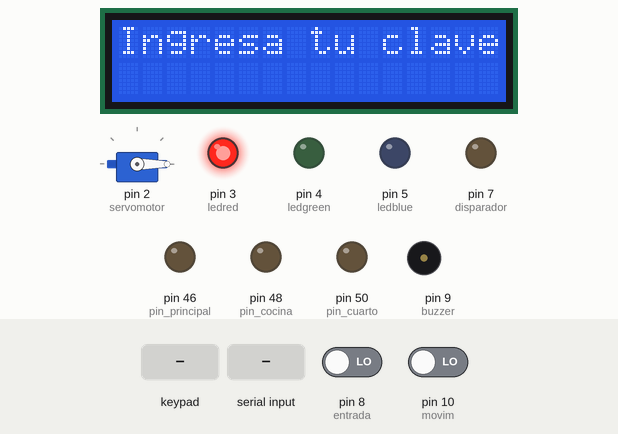
The sketch below on a simulated Arduino Mega 2560, built with avr-gcc and run on an emulated ATmega2560. Parts: servo, 16×2 character LCD, output pins drawn as LEDs (lit = HIGH), buzzer (waves = sounding). Inputs (shaded band) come from the test bench; at power-on: pin 8 (entrada) LOW, pin 10 (movim) LOW.

Above: at 1.2 s.
1.3 s: keypad keys 1 2 3 4 A pressed 0.4 s apart
At 3.3 s:
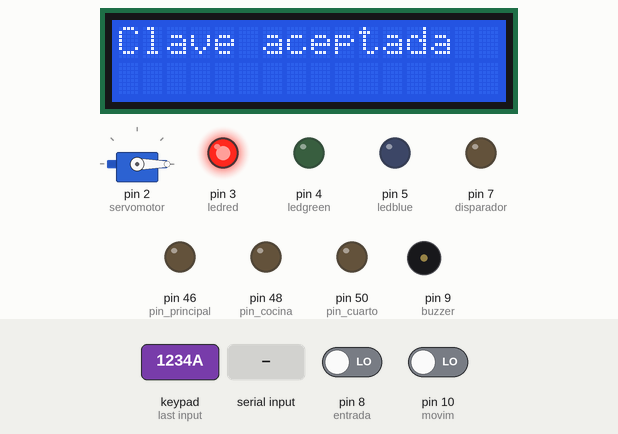
6.3 s: byte 97 ('a') received over Serial
At 7.6 s:
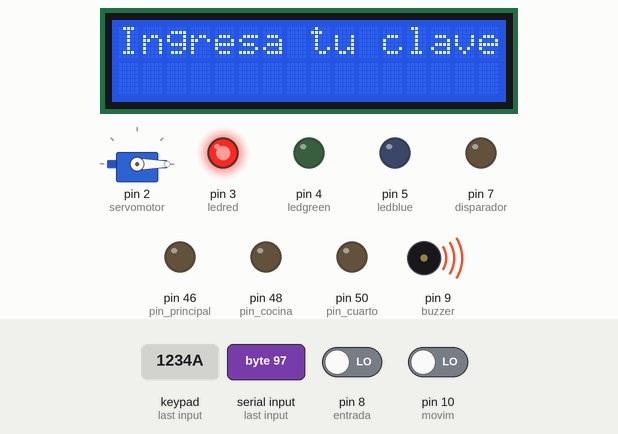
9.3 s: key 'A' pressed
At 10.1 s:
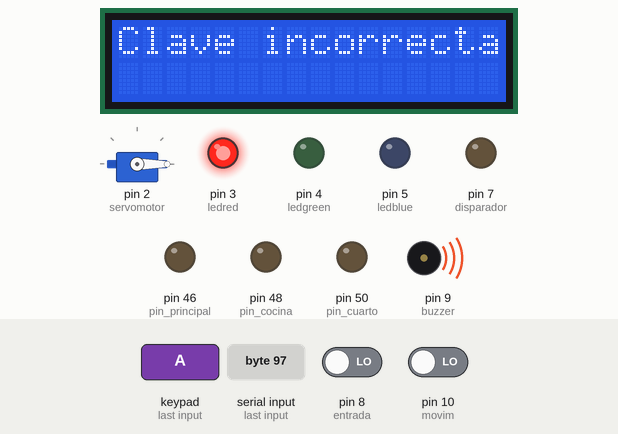
12.3 s: keypad keys 3 9 4 1 4 3 4 5 pressed 0.4 s apart
At 15.6 s:
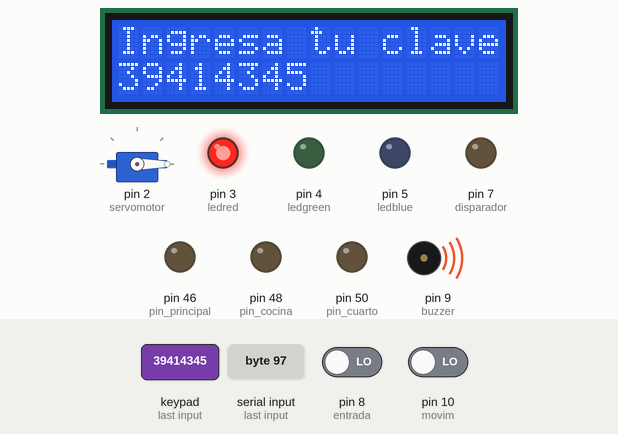
18.5 s: keypad keys 3 9 4 1 4 3 4 5 * pressed 0.4 s apart
At 21.8 s:
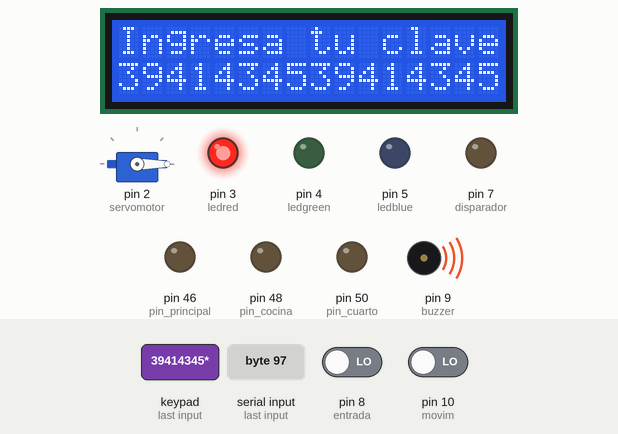
25.1 s: key '1' pressed
Timing chart, 0 to 28.1 s (numbered marks = the images above; inputs shaded):
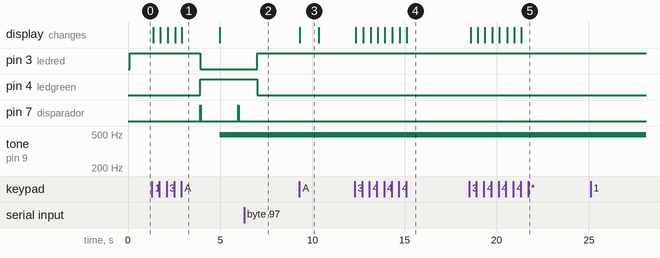

Measured:
- after the input at 1.3 s, pin 3 (ledred): HIGH → LOW after 2.6 s; pin 4 (ledgreen): LOW → HIGH after 2.6 s; pin 7 (disparador): alternates HIGH for 0.03 s and LOW for 2.0 s, starting after 2.6 s; tone on pin 9 (buzzer): silent → 490 Hz after 3.7 s; the display: first changes after 0.06 s (image 1 shows a later state)
- after the input at 6.3 s, pin 3 (ledred): LOW → HIGH after 0.72 s; pin 4 (ledgreen): HIGH → LOW after 0.72 s; pin 7 (disparador): stays LOW (without the input it goes to HIGH after 1.7 s)
- after the input at 9.3 s, the display: changes at once (image 3)
- after the input at 12.3 s, the display: first changes after 0.06 s (image 4 shows a later state)
- after the input at 18.5 s, the display: first changes after 0.09 s (image 5 shows a later state)
- after the input at 25.1 s, every drawn part: stays the same
- what the display in image 1 shows lasts 2.1 s, from 2.9 s to 5.0 s
- what the display in image 3 shows lasts 1.0 s, from 9.3 s to 10.3 s

The sketch:

Proyecto.ino
```cpp
#include <Servo.h> //importar librería de Servomotor
//#include <LiquidCrystal.h> //importar lcd library
#include <Keypad.h> //importar keypad library
#include <SoftwareSerial.h>
#include <Wire.h>
#include <LCD.h>
#include <LiquidCrystal_I2C.h>
SoftwareSerial BT(0,1); //10 RX, 11 TX.
int ledred=3; //Pin LED Red
int ledgreen=4;//Pin LED Green
int ledblue=5; //Pin LED Blue


const byte ROWS = 4; // four rows
const byte COLS = 4; // four columns

//define the keymap
char keys [ROWS] [COLS] = {
  {'1', '2', '3', 'A'},
  {'4', '5', '6', 'B'},
  {'7', '8', '9', 'C'},
  {'*', '0', '=', 'E'}
};

byte rowPins[ROWS] = {
  39 ,41 ,43 ,45}; //connect keypad ROW1, ROW2, ROW3, ROW4 to these arduino pins
byte colPins[COLS] = {
  37, 35, 33, 31}; //connect keypad COL1, COL2, COL3, COL4 to these arduino pins


Keypad myKeypad = Keypad( makeKeymap(keys), rowPins, colPins, ROWS, COLS );


Servo servomotor;
String clave="1234";
String intento;
boolean encendidoCuarto=false;
boolean encendidoCocina=false;
boolean encendidoprincipal=false;
boolean encendidocomedor=false;
boolean peligro=false;
  int pin_comedor=52;
  int pin_cuarto=50;
  int pin_cocina=48;
  int pin_principal=46;
  int lectura,luz;
  int Sensor=A0;
  int movim=10;
  boolean activo=false;
  boolean s_activo=false;
long tiempo;
int disparador = 7;
int entrada = 8;
float distancia;
int buzzer=9;
int blanc=31;
int blanco=29;
boolean desactivado=false;
LiquidCrystal_I2C  lcd(0x27,2,1,0,4,5,6,7); // 0x27 is the I2C bus address for an unmodified module

void setup() {

  servomotor.attach(2);
  servomotor.write(0);
  pinMode(movim, INPUT);  //Configuramos el pin analogico A5 como entrada
  pinMode(ledred,OUTPUT);   //Pueto Digital utilizando la función PWM
  pinMode(ledgreen,OUTPUT);//Pueto Digital utilizando la función PWM
  pinMode(ledblue,OUTPUT);//Pueto Digital utilizando la función PWM
  pinMode(pin_cuarto,OUTPUT);
  pinMode(pin_cocina,OUTPUT);
  pinMode(pin_principal,OUTPUT);
  pinMode(disparador,OUTPUT);
  pinMode(entrada,INPUT);
  pinMode(buzzer,OUTPUT);
  lcd.setBacklightPin(3,POSITIVE);
  lcd.setBacklight(HIGH); // NOTE: You can turn the backlight off by setting it to LOW instead of HIGH
  lcd.begin(16, 2);
  lcd.clear();
    intento="";
  Serial.begin(9600);

}

void loop() {
    lcd.clear();
    lcd.setCursor(0,0);
    lcd.print("Ingresa tu clave:");
    lcd.setCursor(0,1);
    lcd.print(intento);
    char key=myKeypad.getKey();
    if(key!= NO_KEY && (key=='1' || key=='2' || key=='3' || key=='4' || key=='5' || key=='6' || key=='7' || key=='8' || key=='9' || key=='0')){
      intento= intento +key;
    }
    else if(key=='A'){
        if(intento=="1234"){
            lcd.clear();
            lcd.setCursor(0,0);
            lcd.print("Clave aceptada");
            if(s_activo==true){
                s_activo=false;
              }
            else{
                s_activo=true;
              }
              intento="";
              delay(1000);
          }
          else{
              lcd.clear();
              lcd.setCursor(0,0);
              lcd.print("Clave incorrecta");
              if(s_activo){
                  peligro=true;
                }
                delay(1000);
            }
      }
    if(peligro){
         analogWrite(buzzer,180);
        delay(1000);
        analogWrite(buzzer,0);
      }
  if(activo){
        lectura=analogRead(Sensor);
        luz = map (lectura,450 ,910 ,0 ,100);
        if(luz<=-90){
            digitalWrite(pin_cuarto,HIGH);
            digitalWrite(pin_cocina,HIGH);
            digitalWrite(pin_principal,HIGH);
            digitalWrite(pin_comedor,HIGH);
            delay(300);
        }
        else{
          digitalWrite(pin_cuarto,LOW);
          digitalWrite(pin_cocina,LOW);
          digitalWrite(pin_principal,LOW);
          digitalWrite(pin_comedor,LOW);
        }
        //Serial.println(luz);
        delay(100);
    }
  /*else {
      digitalWrite(pin_cuarto,LOW);
      digitalWrite(pin_cocina,LOW);
      digitalWrite(pin_principal,LOW);
      digitalWrite(pin_comedor,LOW);
    }*/
  if(s_activo){
      analogWrite(ledred,0);
      analogWrite(ledgreen,255);
      analogWrite(ledblue,0);
      digitalWrite(disparador, HIGH);
      delay (30);
      digitalWrite(disparador, LOW);

      tiempo = (pulseIn(entrada, HIGH)/2);

      distancia = float(tiempo * 0.0343);
      //Serial.println(distancia);
      if(distancia<10){
       peligro=true;
      }
      double val=digitalRead(movim);
    //  Serial.println(val);
      if(val>100){
          peligro=true;
        }
    }
  else{
      analogWrite(ledred,255);
      analogWrite(ledgreen,0);
      analogWrite(ledblue,0);
      analogWrite(buzzer,0);
    }
  if(Serial.available()){

   char dato= Serial.read();
   // Serial.print("Dato Recibido: ");
   //Serial.println(dato);
    if(dato=='B'){
        servomotor.write(90);
      }
    else if(dato=='D'){
        servomotor.write(0);
      }
    else if(dato=='c'){
        if(encendidoCuarto==false){
          digitalWrite(pin_cuarto,HIGH);
          encendidoCuarto=true;
        }
        else{
          digitalWrite(pin_cuarto,LOW);
          encendidoCuarto=false;
        }
      }
    else if(dato=='n'){
        if(encendidoCocina==false){
          digitalWrite(pin_cocina,HIGH);
          encendidoCocina=true;
        }
        else{
          digitalWrite(pin_cocina,LOW);
          encendidoCocina=false;
        }
      }
    else if(dato=='P'){
        if(encendidoprincipal==false){
          digitalWrite(pin_principal,HIGH);
          encendidoprincipal=true;
        }
        else{
          digitalWrite(pin_principal,LOW);
          encendidoprincipal=false;
        }
      }
    else if(dato=='m'){
        if(encendidocomedor==false){
          digitalWrite(pin_comedor,HIGH);
          encendidocomedor=true;
        }
        else{
          digitalWrite(pin_comedor,LOW);
          encendidocomedor=false;
        }
      }
   else if(dato=='f'){
        activo= !activo;
      //  Serial.println(activo);
    }

    else if(dato=='s'){
        s_activo=true;

      analogWrite(buzzer,20);
      delay(10);
      analogWrite(buzzer,0);

      analogWrite(buzzer,20);
      delay(10);
      analogWrite(buzzer,0);

      analogWrite(buzzer,20);
      delay(10);
      analogWrite(buzzer,0);

      analogWrite(buzzer,20);
      delay(10);
      analogWrite(buzzer,0);
      }
    else if(dato=='a'){
        s_activo=false;
        peligro=false;
      }

  }
}
```
